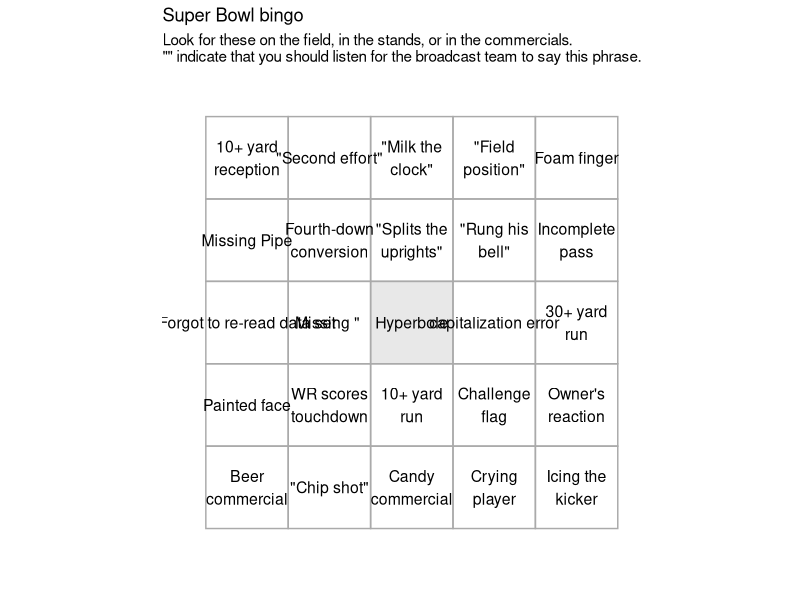
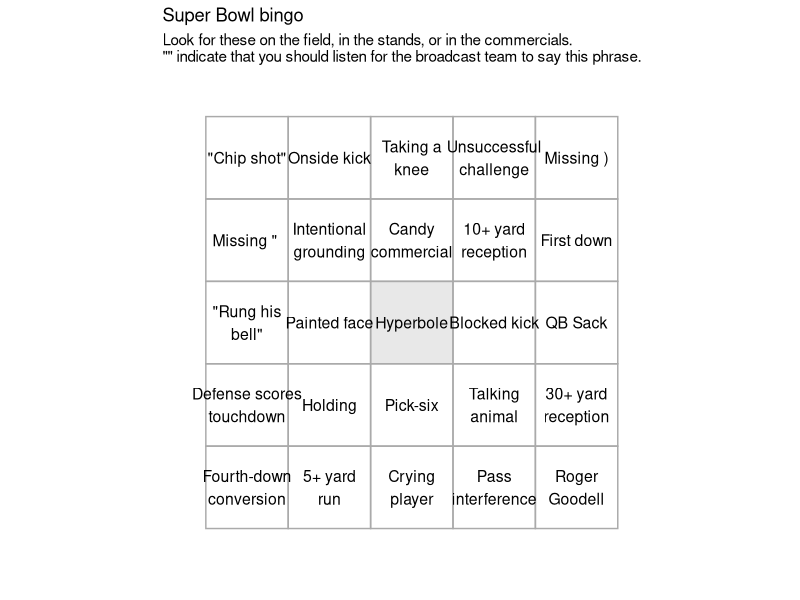
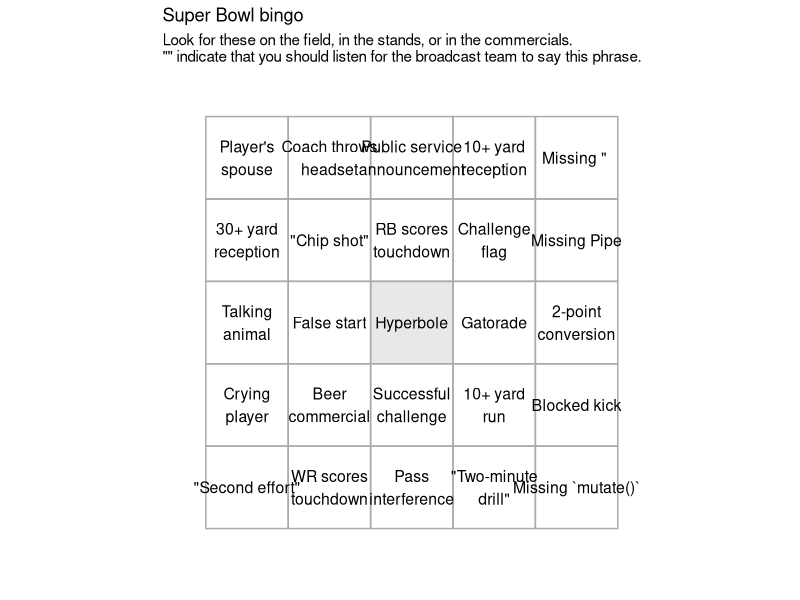

R code for these plots, in order:
## https://gist.github.com/dsparks/e246a90c7a1347e81ee5a492bfad7026

library(ggplot2)

new_theme_empty <- theme_bw()
new_theme_empty$line <- element_blank()
new_theme_empty$rect <- element_blank()
new_theme_empty$strip.text <- element_blank()
new_theme_empty$axis.text <- element_blank()

nCards <- 3
ruleText <- c("Look for these on the field, in the stands, or in the commercials.\n\"\" indicate that you should listen for the broadcast team to say this phrase.")
freeSpaceText <- "Hyperbole"
wordList <- c("Forgot to re-read data set",  # The \n indicates a newline,
              "Missing )",      # so you can insert linebreaks where appropriate.
              "Missing \" ",
              "capitalization error",     # And \" allows you to insert a quotation mark.
              "Forgot to load library",
              "Missing Pipe",
              "Missing `ggplot` + Sign",
              "Missing `mutate()`",
              "Rendering Error",
              "Fumble",
              "Interception",
              "Fourth-down\nconversion",
              "Blocked kick",
              "Blocked punt",
              "Onside kick",
              "QB Sack",
              "First down",
              "\"Rung his\nbell\"",
              "Intentional\ngrounding",
              "\"We talked\nabout\"",
              "Gatorade",
              "Horse in a\ncommercial",
              "Talking\nanimal",
              "Foam finger",
              "Painted face",
              "Player's\nspouse",
              "Owner's\nreaction",
              "RB scores\ntouchdown",
              "QB scores\ntouchdown",
              "WR scores\ntouchdown",
              "Defense scores\ntouchdown",
              "Holding",
              "Offsides",
              "Flea-flicker",
              "Non-QB\npass",
              "Fair catch",
              "Challenge\nflag",
              "Successful\nchallenge",
              "Unsuccessful\nchallenge",
              "Pass\ninterference",
              "Car\ncommercial",
              "Beer\ncommercial",
              "Soda\ncommercial",
              "Candy\ncommercial",
              "30+ yard\nreception",
              "10+ yard\nreception",
              "30+ yard\nrun",
              "10+ yard\nrun",
              "5+ yard\nrun",
              "Coach throws\nheadset",
              "Crying\nplayer",
              "Field goal",
              "Incomplete\npass",
              "2-point\nconversion",
              "False start",
              "Roger\nGoodell",
              "\"Take care\nof the\nfootball\"",
              "\"Chip shot\"",
              "\"Splits the\nuprights\"",
              "Icing the\nkicker",
              "\"Two-minute\ndrill\"",
              "\"Milk the\nclock\"",
              "Pick-six",
              "\"Second effort\"",
              "\"Field\nposition\"",
              "\"Shaken up\"",
              "Taking a\nknee",
              "Public service\nannouncement")

# Loop
for(ii in 1:nCards){
  randomWords <- sample(wordList, 25)
  randomWords[13] <- freeSpaceText
  plotFrame <- data.frame(x = rep(1:5, 5), y = rep(1:5, each = 5), randomWords)
  plotFrame$bgColor <- runif(25, 0.9, 1)

  zp1 <- ggplot(plotFrame)
  zp1 <- zp1 + geom_rect(xmin = 2.5, xmax = 3.5,
                         ymin = 2.5, ymax = 3.5,
                         fill = gray(10/11), lty = 3)
  zp1 <- zp1 + geom_rect(aes(xmin = x - 1/2, xmax = x + 1/2,
                             ymin = y - 1/2, ymax = y + 1/2),
                         fill = "transparent",
                         colour = gray(2/3))
  zp1 <- zp1 + geom_text(aes(x = x, y = y, label = randomWords),
                         size = 4)
  zp1 <- zp1 + coord_equal() + new_theme_empty
  zp1 <- zp1 + scale_fill_identity()
  zp1 <- zp1 + ggtitle("Super Bowl bingo",
                       subtitle = ruleText)
  zp1 <- zp1 + scale_x_continuous("", limits = c(0.25, 5.75), breaks = 1:5-1/2)
  zp1 <- zp1 + scale_y_continuous("", limits = c(0.25, 5.75), breaks = 1:5-1/2)
  zp1 <- zp1 + theme(axis.title.x=element_text(size = rel(8/9)))
  ggsave(plot = zp1, paste0("Super Bowl bingo card ", ii, ".png"),
         type = "cairo-png", h = 10, w = 7.5)
}
